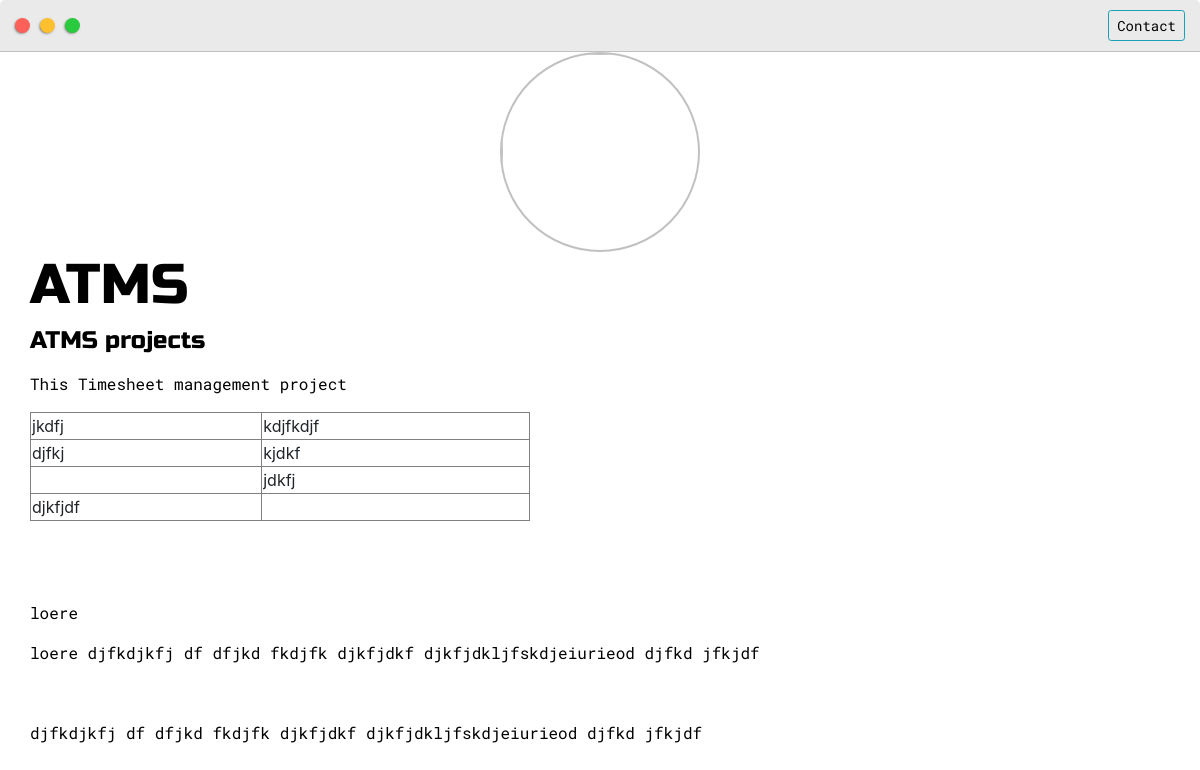
Screenshot of /post/atms/ with the database file from the repository.
### base/models.py (models this page shows, shortened)
class Post(models.Model):
	headline = models.CharField(max_length=200)
	sub_headline = models.CharField(max_length=200, null=True, blank=True)
	thumbnail = models.ImageField(null=True, blank=True, upload_to="images", default="placeholder.png")
	body = RichTextUploadingField(null=True, blank=True)
	created = models.DateTimeField(auto_now_add = True)
	active = models.BooleanField(default=False)
	featured = models.BooleanField(default=False)
	tags = models.ManyToManyField(Tag, null=True)
	slug = models.SlugField(null=True, blank=True)

### base/views.py (the view)
# urls.py: path('post/<slug:slug>/', views.post, name="post"),
def post(request, slug):
	post = Post.objects.get(slug=slug)
	context = {'post':post}
	return render(request, "base/post.html", context)

### base/templates/base/post.html
{% extends 'base/main.html' %}
{% load static %}
{% block content %}
	<div class="main-container">
		<img id="profile-pic" src="{% static 'images/raj.jpg' %}">
		<h1>{{post.headline}}</h1>
		<h4>{{post.sub_headline}}</h4>
		<p>
			{{post.body | safe }}
		</p>
	</div>
{% endblock content %}

### static/css/default.css (style rules this page uses)
:root { --mainColor: #eaeaea; --secondaryColor: #fff; --borderColor : #c1c1c1; --mainText: black; --secondaryText: #4b5156; --themeDotBorder : #24292e; --preveiwBg : rgb(251, 249, 243, 0.8); --previewShadow: #f0ead6; --buttonColor : black; }
html, body { padding: 0; margin: 0; }
body * { transition: 0.3s; }
h1, h2, h3, h4, h5, h6, strong { color : var(--mainText); font-family: 'Russo One', sans-serif; }
p, li, span, label, input, textarea { color : var(--mainText); font-family: 'Roboto Mono', monospace; }
h1 { font-size: 56px; }
h4 { font-size: 24px; }
.main-container { width: 1200px; margin : 0 auto; }
#profile-pic { display: block; margin: 0 auto; height: 200px; width: 200px; object-fit: cover; border-radius: 50%; border: 2px solid var(--borderColor); }
@media screen and (max-width:  1200px) { .main-container { width: 95%; } }

### rows the page displays
Post: headline "ATMS", sub_headline "ATMS projects", body "This Timesheet management project jkdfj kdjfkdjf djfkj kjdkf jdkfj djkfjdf loere loere djfkdjkfj df dfjkd fkdjfk djkfjdkf djkfjdkljfskdjeiurieod djfkd jfkjdf djfkdjkfj df dfjkd fkdjfk djkfjdkf djkfjdkljfskdjeiurieod djfkd jfkjdf"
